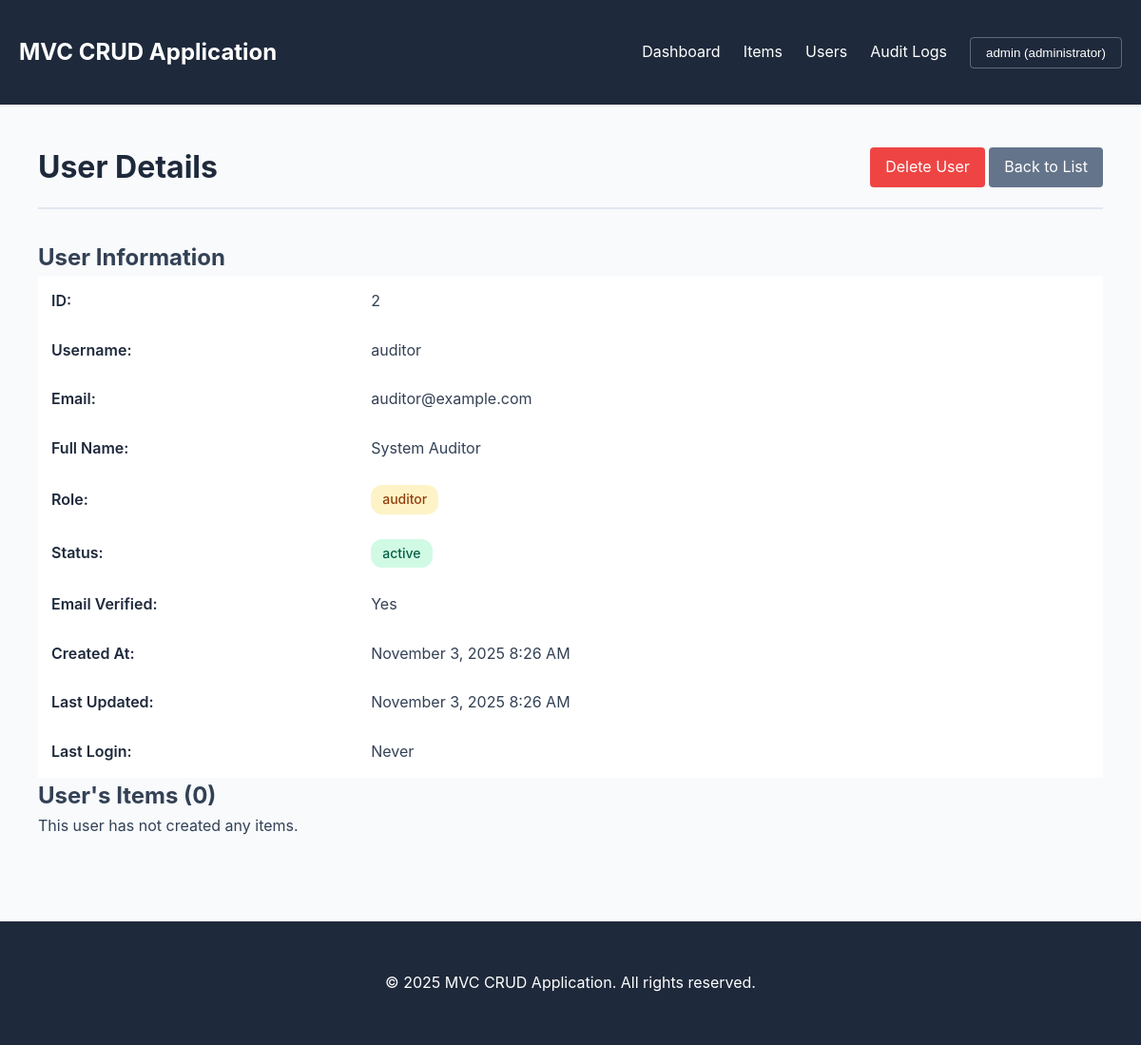
Screenshot of /index.php?controller=admin&action=viewUser&id=2 (signed in) with the database file from the repository.
### tables this page shows
CREATE TABLE IF NOT EXISTS users (
    id INT AUTO_INCREMENT PRIMARY KEY,
    username VARCHAR(50) NOT NULL UNIQUE,
    email VARCHAR(100) NOT NULL UNIQUE,
    password VARCHAR(255) NOT NULL,
    full_name VARCHAR(100) NOT NULL,
    role ENUM('user', 'administrator', 'auditor') DEFAULT 'user',
    status ENUM('active', 'inactive', 'suspended') DEFAULT 'active',
    email_verified TINYINT(1) DEFAULT 0,
    created_at TIMESTAMP DEFAULT CURRENT_TIMESTAMP,
    updated_at TIMESTAMP DEFAULT CURRENT_TIMESTAMP ON UPDATE CURRENT_TIMESTAMP,
    last_login TIMESTAMP NULL,
    INDEX idx_username (username),
    INDEX idx_email (email),
    INDEX idx_role (role),
    INDEX idx_status (status)
);

### app/controllers/AdminController.php (called while the page is built, shortened)
<?php
require_once APP_ROOT . '/app/controllers/BaseController.php';
class AdminController extends BaseController {
    private $userModel;
    public function __construct() {
        $this->userModel = new User();
    }
    public function viewUser() {
        $id = (int)$this->getGet('id');
        $user = $this->userModel->getUserById($id);
        $itemModel = new Item();
        $items = $itemModel->getByUser($id, 10, 0);
        $this->view('admin/view_user', [
            'user' => $user,
            'items' => $items
        ]);
    }
}

### public/index.php (called while the page is built, shortened)
<?php
require_once __DIR__ . '/../config/config.php';
$action = $_GET['action'] ?? 'index';
$action = preg_replace('/[^a-zA-Z]/', '', $action);
$controllerInstance = new $controllerClass();
try {
    $controllerInstance->$action();
} catch (Exception $e) {
    if (DEBUG_MODE) {
        die("Error: " . $e->getMessage());
    } else {
        die("An error occurred. Please try again later.");
    }
}

### config/config.php (called while the page is built, shortened)
<?php
spl_autoload_register(function ($class) {
    $paths = [
        APP_ROOT . '/app/models/',
        APP_ROOT . '/app/controllers/',
        APP_ROOT . '/config/'
    ];
    foreach ($paths as $path) {
        $file = $path . $class . '.php';
        if (file_exists($file)) {
            return;
        }
    }
});

### config/Database.php (called while the page is built, shortened)
<?php
class Database {
    private $host = DB_HOST;
    private $db_name = DB_NAME;
    private $username = DB_USER;
    private $password = DB_PASS;
    private $charset = DB_CHARSET;
    private $conn = null;
    private static $instance = null;
    public static function getInstance() {
        if (self::$instance === null) {
            self::$instance = new self();
        }
        return self::$instance;
    }
    private function connect() {
        $dsn = "mysql:host={$this->host};dbname={$this->db_name};charset={$this->charset}";
        $options = [
            PDO::ATTR_ERRMODE => PDO::ERRMODE_EXCEPTION,
            PDO::ATTR_DEFAULT_FETCH_MODE => PDO::FETCH_ASSOC,
            PDO::ATTR_EMULATE_PREPARES => false,
            PDO::ATTR_PERSISTENT => false
        ];
        try {
            $this->conn = new PDO($dsn, $this->username, $this->password, $options);
        } catch (PDOException $e) {
            if (DEBUG_MODE) {
                die("Database Connection Error: " . $e->getMessage());
            } else {
                die("Database connection failed. Please contact administrator.");
            }
        }
    }
    public function getConnection() {
        return $this->conn;
    }
}

### app/models/User.php (called while the page is built, shortened)
<?php
class User {
    private $conn;
    public function __construct() {
        $this->db = Database::getInstance();
        $this->conn = $this->db->getConnection();
    }
    public function getUserById($id) {
        $query = "SELECT id, username, email, full_name, role, status, email_verified, created_at, updated_at, last_login
                  FROM users WHERE id = :id LIMIT 1";
        $stmt = $this->conn->prepare($query);
        $stmt->bindParam(':id', $id);
        $stmt->execute();
        if ($stmt->rowCount() > 0) {
            return $stmt->fetch();
        }
        return null;
    }
}

### app/models/Item.php (called while the page is built, shortened)
<?php
class Item {
    private $conn;
    public function __construct() {
        $this->db = Database::getInstance();
        $this->conn = $this->db->getConnection();
    }
    public function getByUser($user_id, $limit = ITEMS_PER_PAGE, $offset = 0) {
        $query = "SELECT i.*, u.username as created_by_username, u.full_name as created_by_name
                  FROM items i
                  LEFT JOIN users u ON i.created_by = u.id
                  WHERE i.created_by = :user_id
                  ORDER BY i.created_at DESC
                  LIMIT :limit OFFSET :offset";
        $stmt = $this->conn->prepare($query);
        $stmt->bindValue(':user_id', $user_id, PDO::PARAM_INT);
        $stmt->bindValue(':limit', (int)$limit, PDO::PARAM_INT);
        $stmt->bindValue(':offset', (int)$offset, PDO::PARAM_INT);
        $stmt->execute();
        return $stmt->fetchAll();
    }
}

### app/views/admin/view_user.php (the view, shortened to what this page needs)
<?php include APP_ROOT . '/app/views/layouts/header.php'; ?>
<div class="container">
    <div class="page-header">
        <h1>User Details</h1>
        <div class="actions">
            <?php if ($user['id'] != $current_user['id']): ?>
                <a href="index.php?controller=admin&action=deleteUser&id=<?php echo $user['id']; ?>" class="btn btn-danger" onclick="return confirm('Are you sure?')">Delete User</a>
            <?php endif; ?>
            <a href="index.php?controller=admin&action=users" class="btn btn-secondary">Back to List</a>
        </div>
    </div>
    <div class="user-details">
        <div class="detail-section">
            <h2>User Information</h2>
            <table class="info-table">
                <tr>
                    <th>ID:</th>
                    <td><?php echo $user['id']; ?></td>
                </tr>
                <tr>
                    <th>Username:</th>
                    <td><?php echo htmlspecialchars($user['username']); ?></td>
                </tr>
                <tr>
                    <th>Email:</th>
                    <td><?php echo htmlspecialchars($user['email']); ?></td>
                </tr>
                <tr>
                    <th>Full Name:</th>
                    <td><?php echo htmlspecialchars($user['full_name']); ?></td>
                </tr>
                <tr>
                    <th>Role:</th>
                    <td><span class="badge badge-<?php echo $user['role']; ?>"><?php echo $user['role']; ?></span></td>
                </tr>
                <tr>
                    <th>Status:</th>
                    <td><span class="badge badge-<?php echo $user['status']; ?>"><?php echo $user['status']; ?></span></td>
                </tr>
                <tr>
                    <th>Email Verified:</th>
                    <td><?php echo $user['email_verified'] ? 'Yes' : 'No'; ?></td>
                </tr>
                <tr>
                    <th>Created At:</th>
                    <td><?php echo date('F j, Y g:i A', strtotime($user['created_at'])); ?></td>
                </tr>
                <tr>
                    <th>Last Updated:</th>
                    <td><?php echo date('F j, Y g:i A', strtotime($user['updated_at'])); ?></td>
                </tr>
                <tr>
                    <th>Last Login:</th>
                    <td><?php echo $user['last_login'] ? date('F j, Y g:i A', strtotime($user['last_login'])) : 'Never'; ?></td>
                </tr>
            </table>
        </div>
        <div class="detail-section">
            <h2>User's Items (<?php echo count($items); ?>)</h2>
            <?php if (empty($items)): ?>
                <p>This user has not created any items.</p>
            <?php endif; ?>
        </div>
    </div>
</div>
<?php include APP_ROOT . '/app/views/layouts/footer.php'; ?>

### public/css/style.css (style rules this page uses)
* { margin: 0; padding: 0; box-sizing: border-box; }
:root { --primary-color: #2563eb; --secondary-color: #64748b; --success-color: #10b981; --danger-color: #ef4444; --warning-color: #f59e0b; --dark-color: #1e293b; --light-color: #f8fafc; --border-color: #e2e8f0; --text-color: #334155; --shadow: 0 1px 3px rgba(0, 0, 0, 0.1); }
body { font-family: -apple-system, BlinkMacSystemFont, 'Segoe UI', Roboto, 'Helvetica Neue', Arial, sans-serif; line-height: 1.6; color: var(--text-color); background-color: var(--light-color); }
.container { max-width: 1200px; margin: 0 auto; padding: 20px; }
.page-header { display: flex; justify-content: space-between; align-items: center; margin-bottom: 2rem; padding-bottom: 1rem; border-bottom: 2px solid var(--border-color); }
.page-header h1 { color: var(--dark-color); font-size: 2rem; }
.btn { display: inline-block; padding: 0.5rem 1rem; border: none; border-radius: 4px; cursor: pointer; text-decoration: none; transition: all 0.3s; font-size: 1rem; }
.btn-secondary { background-color: var(--secondary-color); color: white; }
.btn-danger { background-color: var(--danger-color); color: white; }
.badge { display: inline-block; padding: 0.25rem 0.75rem; border-radius: 12px; font-size: 0.875rem; font-weight: 500; }
.badge-active, .badge-user { background-color: #d1fae5; color: #065f46; }
.badge-auditor { background-color: #fef3c7; color: #92400e; }
.info-table { width: 100%; background: white; }
.info-table th { text-align: left; padding: 0.75rem; font-weight: 600; color: var(--dark-color); width: 30%; }
.info-table td { padding: 0.75rem; }
.info-table tr { border-bottom: 1px solid var(--border-color); }

### rows the page displays
users: id "2", username "auditor", email "auditor@example.com", full_name "System Auditor", role "auditor", status "active", created_at "November 3, 2025 8:26 AM", updated_at "November 3, 2025 8:26 AM"

### other values shown
APP_NAME "MVC CRUD Application"
$current_user['username'] "admin"
$current_user['role'] "administrator"
count($items) "0"
